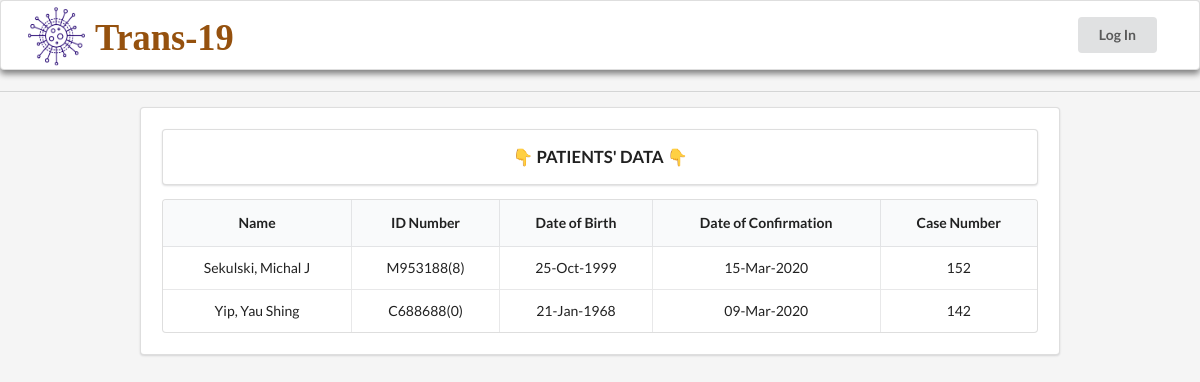
The page / on the database its author committed.
### trans_19/models.py (models this page shows, shortened)
class Patient(models.Model):
    name = models.CharField(max_length=30)
    idNum = models.CharField(max_length=10)
    dateBirth = models.DateField()
    dateConfi = models.DateField()
    caseNum = models.IntegerField()

### trans_19/views.py (the view)
# urls.py: path('', PatientsListView.as_view(), name='trans_19_home'),
class PatientsListView(ListView):
    model = Patient
    template_name = 'patients/home.html'
    context_object_name = 'patients'
    ordering = ['-caseNum']

### trans_19/templates/patients/home.html (shortened to what this page needs)
{% extends "patients/index.html" %}
{% block content %}
<div class="ui divider"></div>
<div class="ui segment" style="margin:0 10em; padding: 1.5em;">
  <div class="ui segment" style="text-align: center; font-weight: 700; font-size: 1.2em;">👇 PATIENTS' DATA 👇
  </div>
  <table class="ui celled table" style="text-align: center;">
    <thead>
      <tr>
        <th>Name</th>
        <th>ID Number</th>
        <th>Date of Birth</th>
        <th>Date of Confirmation</th>
        <th>Case Number</th>
      </tr>
    </thead>
    <tbody>
      {% for patient in patients %}
      <tr class='patients' style="cursor:pointer;" onMouseOver="this.style.backgroundColor='rgb(240,240,240)'"
        onMouseOut="this.style.backgroundColor='rgb(255,255,255)'" data-href="{%url 'trans_19_case' patient.pk %}">
        <td id='Name'>{{patient.name}}</td>
        <td data-label="ID">{{patient.idNum}}</td>
        <td data-label="Birth">{{patient.dateBirth|date:"d-M-Y"}}</td>
        <td data-label="Confirm">{{patient.dateConfi|date:"d-M-Y"}}</td>
        <td data-label="CaseNum">{{patient.caseNum}}</td>
      </tr>
      {% empty %}
      <h3>Hurray! There are no patients.</h3>
      {% endfor %}
    </tbody>
  </table>
</div>
{% endblock content %}

### rows shown on the page
Patient: name "Sekulski, Michal J", idNum "M953188(8)", dateBirth "25-Oct-1999", dateConfi "15-Mar-2020", caseNum "152"
Patient: name "Yip, Yau Shing", idNum "C688688(0)", dateBirth "21-Jan-1968", dateConfi "09-Mar-2020", caseNum "142"
